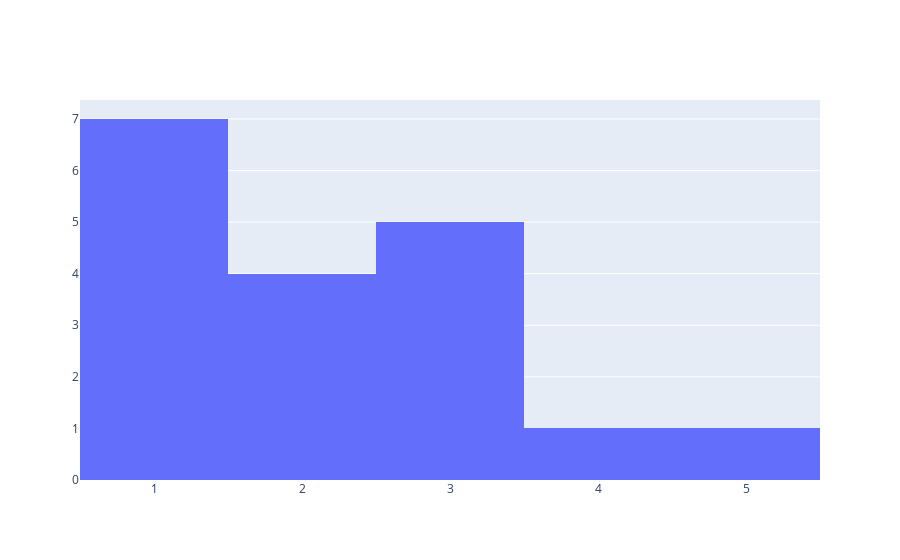

Notebook code for this chart:
### Code cell
fig=go.Figure(data=[go.Histogram(x=[1,1,1,1,1,2,3,4,5,3,2,3,2,3,3,2,1,1])])
fig.show()

### Figure 1 — Plotly figure (JSON) as saved in the notebook; plotly's stock layout.template omitted (floating-point values rounded to 4 significant figures)
{"data": [{"type": "histogram", "x": [1, 1, 1, 1, 1, 2, 3, 4, 5, 3, 2, 3, 2, 3, 3, 2, 1, 1]}], "layout": {"autosize": true, "xaxis": {"autorange": true, "range": [0.5, 5.5], "type": "linear"}, "yaxis": {"autorange": true, "range": [0, 7.368]}}}
